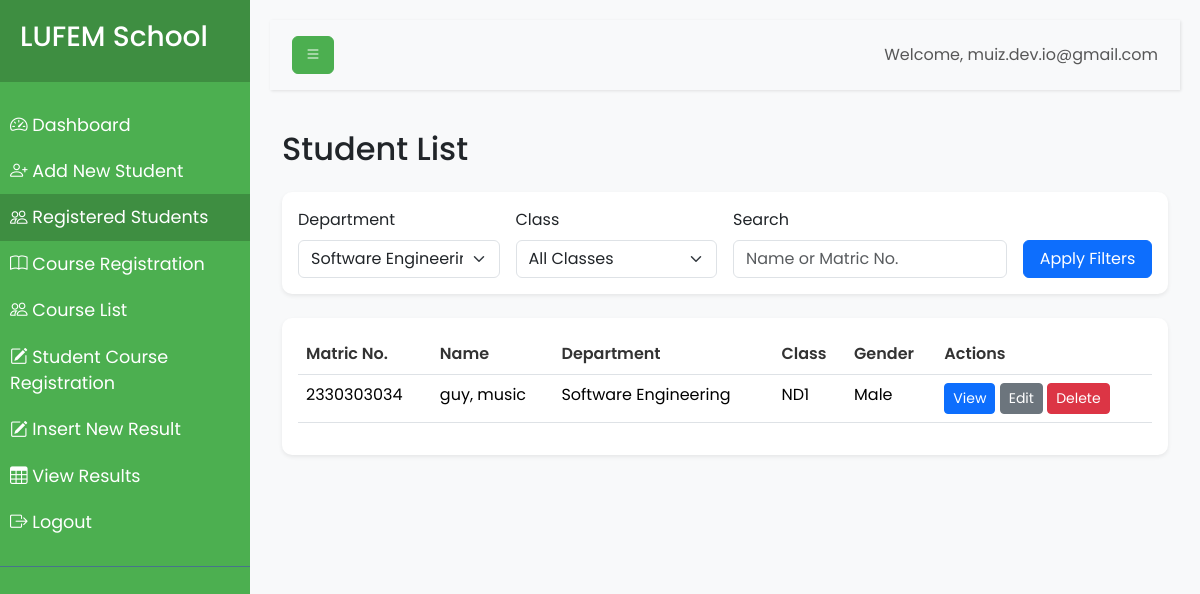
/dashboard/student_list.php?department_id=3 (signed in), run on the app's committed database.
### tables this page shows
CREATE TABLE `Students` (
  `student_id` int(11) NOT NULL,
  `matriculation_number` varchar(20) NOT NULL,
  `first_name` varchar(50) NOT NULL,
  `last_name` varchar(50) NOT NULL,
  `department_id` int(11) NOT NULL,
  `gender` enum('Male','Female','Other') NOT NULL,
  `class` enum('ND1','ND2','HND1','HND2') NOT NULL,
  `academic_year_id` int(11) NOT NULL,
  `session_id` int(11) NOT NULL,
  `password` varchar(255) NOT NULL
);

CREATE TABLE `Departments` (
  `department_id` int(11) NOT NULL,
  `department_name` varchar(100) NOT NULL
);

### db.php (called while the page is built, shortened)
<?php
$host = 'localhost';
$dbname = 'lf';
$username = 'root';
$password = '';
try {
    $conn = new mysqli($host, $username, $password, $dbname);
} catch (Exception $e) {
    die("Database connection failed: " . $e->getMessage());
}
function executeQuery($sql, $params = []) {
    global $conn;
    $stmt = $conn->prepare($sql);
    if (!empty($params)) {
        $types = str_repeat('s', count($params));
        $stmt->bind_param($types, ...$params);
    }
    $stmt->execute();
    return $stmt;
}
function fetchAll($sql, $params = []) {
    $stmt = executeQuery($sql, $params);
    $result = $stmt->get_result();
    return $result->fetch_all(MYSQLI_ASSOC);
}

### dashboard/student_list.php (the view, shortened to what this page needs)
<?php
require_once '../db.php';
$departments = fetchAll("SELECT * FROM Departments ORDER BY department_name");
$filters = [
    'department_id' => $_GET['department_id'] ?? '',
    'class' => $_GET['class'] ?? '',
    'search' => $_GET['search'] ?? '',
];
$page = isset($_GET['page']) ? (int)$_GET['page'] : 1;
$limit = 10;
$offset = ($page - 1) * $limit;
$query = "SELECT s.student_id, s.matriculation_number, s.first_name, s.last_name,
                 s.gender, s.class, d.department_name, d.department_id
          FROM Students s
          JOIN Departments d ON s.department_id = d.department_id
          WHERE 1=1";
$params = [];
if (!empty($filters['department_id'])) {
    $query .= " AND s.department_id = ?";
    $params[] = $filters['department_id'];
}
$query .= " ORDER BY s.last_name, s.first_name";
$query .= " LIMIT ? OFFSET ?";
$params[] = $limit;
$params[] = $offset;
$students = fetchAll($query, $params);
?>
<!DOCTYPE html>
<html lang="en">
<head>
    <link href="https://cdn.jsdelivr.net/npm/bootstrap@5.3.3/dist/css/bootstrap.min.css" rel="stylesheet">
    <link href="https://cdn.jsdelivr.net/npm/bootstrap-icons@1.7.2/font/bootstrap-icons.css" rel="stylesheet">
    <link rel="stylesheet" href="../css/dashboard.css">
</head>
<body>
    <div class="wrapper">
        <?php include 'sidebar.php'; ?>
        <div id="content">
            <?php include 'navbar.php'; ?>
            <div class="container-fluid mt-4">
                <h2 class="mb-4">Student List</h2>
                <div class="card shadow-sm mb-4">
                    <div class="card-body">
                        <form id="filterForm" method="GET" class="row g-3">
                            <div class="col-md-3">
                                <label for="department" class="form-label">Department</label>
                                <select class="form-select" id="department" name="department_id">
                                    <?php foreach ($departments as $dept): ?>
                                        <option value="<?php echo $dept['department_id']; ?>" <?php echo $filters['department_id'] == $dept['department_id'] ? 'selected' : ''; ?>>
                                            <?php echo htmlspecialchars($dept['department_name']); ?>
                                        </option>
                                    <?php endforeach; ?>
                                </select>
                            </div>
                            <div class="col-md-3">
                                <label for="class" class="form-label">Class</label>
                                <select class="form-select" id="class" name="class">
                                    <option value="">All Classes</option>
                                </select>
                            </div>
                            <div class="col-md-4">
                                <label for="search" class="form-label">Search</label>
                                <input type="text" class="form-control" id="search" name="search" value="<?php echo htmlspecialchars($filters['search']); ?>" placeholder="Name or Matric No.">
                            </div>
                            <div class="col-md-2 d-flex align-items-end">
                                <button type="submit" class="btn btn-primary w-100">Apply Filters</button>
                            </div>
                        </form>
                    </div>
                </div>
                <div class="card shadow-sm">
                    <div class="card-body">
                        <div class="table-responsive">
                            <table class="table table-hover">
                                <thead>
                                    <tr>
                                        <th>Matric No.</th>
                                        <th>Name</th>
                                        <th>Department</th>
                                        <th>Class</th>
                                        <th>Gender</th>
                                        <th>Actions</th>
                                    </tr>
                                </thead>
                                <tbody>
                                    <?php foreach ($students as $student): ?>
                                        <tr data-student-id="<?php echo $student['student_id']; ?>"
                                            data-matric-number="<?php echo htmlspecialchars($student['matriculation_number']); ?>"
                                            data-first-name="<?php echo htmlspecialchars($student['first_name']); ?>"
                                            data-last-name="<?php echo htmlspecialchars($student['last_name']); ?>"
                                            data-department-id="<?php echo $student['department_id']; ?>"
                                            data-department-name="<?php echo htmlspecialchars($student['department_name']); ?>"
                                            data-class="<?php echo htmlspecialchars($student['class']); ?>"
                                            data-gender="<?php echo htmlspecialchars($student['gender']); ?>">
                                            <td><?php echo htmlspecialchars($student['matriculation_number']); ?></td>
                                            <td><?php echo htmlspecialchars($student['last_name'] . ', ' . $student['first_name']); ?></td>
                                            <td><?php echo htmlspecialchars($student['department_name']); ?></td>
                                            <td><?php echo htmlspecialchars($student['class']); ?></td>
                                            <td><?php echo htmlspecialchars($student['gender']); ?></td>
                                            <td class="action-buttons">
                                                <button class="btn btn-sm btn-primary view-student" data-bs-toggle="modal" data-bs-target="#studentModal">View</button>
                                                <button class="btn btn-sm btn-secondary edit-student" data-bs-toggle="modal" data-bs-target="#studentModal">Edit</button>
                                                <button class="btn btn-sm btn-danger delete-student" data-bs-toggle="modal" data-bs-target="#deleteConfirmModal">Delete</button>
                                            </td>
                                        </tr>
                                    <?php endforeach; ?>
                                </tbody>
                            </table>
                        </div>
                    </div>
                </div>
            </div>
        </div>
    </div>
</body>
</html>

### css/dashboard.css (style rules this page uses)
body { font-family: 'Poppins', sans-serif; background-color: #f8f9fa; }
.wrapper { display: flex; width: 100%; align-items: stretch; }
#content { width: 100%; padding: 20px; min-height: 100vh; transition: all 0.3s; }
.card { border: none; border-radius: 10px; box-shadow: 0 2px 4px rgba(0,0,0,0.1); margin-bottom: 20px; }
.table th { font-weight: 600; color: #333; }

### dashboard/student_list.php (style rules this page uses)
.table-responsive { overflow-x: auto; }
.action-buttons .btn { padding: 0.25rem 0.5rem; font-size: 0.875rem; }

### data on the page
students: matriculation_number "2330303034", last_name+first_name "guy, music", department.department_name "Software Engineering", class "ND1", gender "Male"

### other printed values
$_SESSION['admin_username'] "muiz.dev.io@gmail.com"
form field department_id "Software Engineering"
